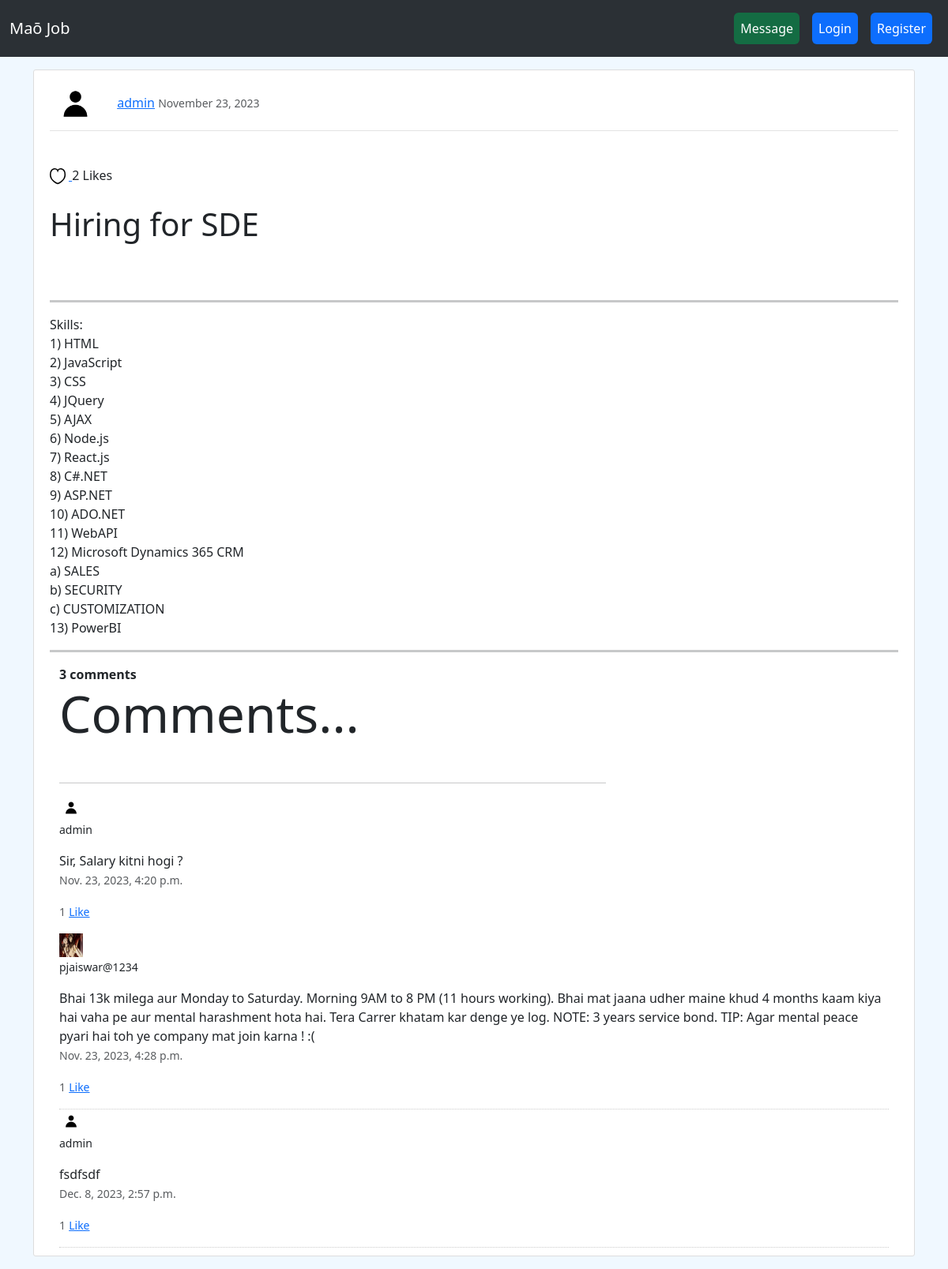
The page /2023/11/23/hiring-for-sde/3/ on the database its author committed.
### blog/models.py (models this page shows, shortened)
class Post(models.Model):
    class Status(models.TextChoices):
        DRAFT = 'DF','Draft'
        PUBLISHED = 'PB', 'Published'
    title = models.CharField( max_length=250)
    slug = models.SlugField(max_length=250,unique_for_date='publish')
    author  = models.ForeignKey(User,on_delete=models.CASCADE,related_name='blog_posts')
    body = models.TextField()
    liked_by = models.ManyToManyField(User, related_name='liked_post')
    image = models.ImageField(upload_to='blog_pics',null=True,blank=True)
    publish = models.DateTimeField(default=timezone.now)
    created = models.DateTimeField(auto_now_add=True)
    updated = models.DateTimeField(auto_now=True)
    status = models.CharField(max_length=2,choices=Status.choices,default=Status.DRAFT)
    objects = models.Manager() #the default manager
    published = PublishedManager()
    def number_of_like(self):
        return self.liked_by.count()
    class Meta:
        ordering = ['-publish']
        indexes = [
            models.Index(fields=['-publish']),
        ]

class PostComments(models.Model):
    post = models.ForeignKey(Post, related_name='comments', on_delete=models.CASCADE)
    name = models.ForeignKey(User, on_delete=models.CASCADE)
    comment_likes = models.ManyToManyField(User,related_name='comment_likes')
    comment= models.TextField(max_length=1000)
    created = models.DateTimeField(auto_now_add=True)
    active = models.BooleanField(default=True)
    def number_of_likes_comment(self):
        return self.comment_likes.count()
    class Meta:
        ordering = ['created']

### user/models.py (models this page shows, shortened)
class Profile(models.Model):
    GENDER_CHOICES = [
        ('M', 'Male'),
        ('F', 'Female'),
        ('T', 'Transgender')
    ]
    USER_TYPE = [
        ('R', 'Recruiter'),
        ('E', 'Employee')
    ]
    user = models.OneToOneField(User, on_delete=models.CASCADE)
    first_name = models.CharField(max_length=30,default="")
    last_name = models.CharField(max_length=30,default="")
    image = models.ImageField(default='profile_pics/default.jpg',upload_to='profile_pics')
    gender = models.CharField(max_length=1,choices=GENDER_CHOICES,default="Unknown")
    user_type = models.CharField(max_length=1, choices=USER_TYPE, default="Unknown")

### blog/views.py (the view)
# urls.py: path('<int:year>/<int:month>/<int:day>/<slug:slug>/<int:pk>/', views.post_details, name='post_detail'),
def post_details(request,year,month,day,slug,pk):
    post = get_object_or_404(Post,
                             status=Post.Status.PUBLISHED,
                             id = pk,
                             slug=slug,
                             publish__year=year,
                             publish__month=month,
                             publish__day=day)
    if request.method == 'POST':
        if request.user:
            comment = None
            form = CommentPostForm(data=request.POST)
            if form.is_valid():
                comment = form.save(commit=False)
                comment.post = post
                comment.name = request.user
                comment.save()
                return redirect(post.get_absolute_url())
    else:
        form = CommentPostForm()
    return render(request, 'blog/post/post_detail.html', {'post':post, 'comment_form':form})

### blog/templates/blog/post/post_detail.html (shortened to what this page needs)
{% extends "blog/base.html" %}
{% load crispy_forms_tags %}
{% block content %}
  <article class="media content-section  ">
    <div class="media-body ">
      <div class="article-metadata  ">
        <img class="rounded-circle article-img" src="{{ post.author.profile.image.url }}">
        <a class="mr-2" href="{% url 'profile' post.author %}">{{ post.author }}</a>
        <small class="text-muted">{{ post.publish|date:"F d, Y" }}</small>
      </div>
      <br>
      <div class="mt-3">
        <a href="{% url 'blog:like_post' post.id %}">
          {% if request.user in post.liked_by.all %}
            <svg class="heart-icon liked" xmlns="http://www.w3.org/2000/svg" viewBox="0 0 30 30" width="24" height="24">
              <path fill="#ff0000" d="M12 4.848c-1.736-4.848-12-4.848-12 6.545 0 10.303 12 14.607 12 14.607s12-4.303 12-14.607c0-11.394-10.264-11.394-12-6.545z"/>
            </svg>
          {% else %}
          <svg class="heart-icon" xmlns="http://www.w3.org/2000/svg" viewBox="-1 0 31 30" width="24" height="24">
            <path fill="#FFFFFF" stroke="#000000" stroke-width="2" d="M12 4.848c-1.736-4.848-12-4.848-12 6.545 0 10.303 12 14.607 12 14.607s12-4.303 12-14.607c0-11.394-10.264-11.394-12-6.545z"/>
          </svg>
          {% endif %}
        </a>
        <span id="likes-count-{{ post.id }}">{{ post.number_of_like }}</span> Likes
      </div>
      <br>
      <div class=" text-dark m-20">
        <h1>{{ post.title }}</h1>
      </div>
      <br>
      <br>
      <hr class='bold-hr'>
      <p class="article-content">{{ post.body}}</p>
    </div>
    <hr class='bold-hr'>
    <div class="container">
      <div class="row">
          <div class="col-md-8">
              <strong class="text-center">{{ post.comments.count}} comments</strong>
              <h1 class="display-3"> Comments...</h1>
              <br>
            <hr class='bold-hr>'
            {% for comment in post.comments.all %}
            <div class="comments-list">
              <div class="media">
                <a class="media-left" href="{% url 'profile' comment.name %}">
                  <img src="{{ comment.name.profile.image.url}}" width=30, height=30>
                </a>
                <div class="media-body">
                  <p><small class="media-heading user_name">{{comment.name}}</small></p>
                  {{ comment.comment}}
                  <p><small class="text-muted">{{comment.created }}</small></p>
                  <p>
                    <small class="text-muted">{{comment.number_of_likes_comment }}</small>
                    {% if request.user in comment.comment_likes.all %}
                      <small><a href="{% url 'blog:like_comment' comment.id %}">Unlike</a></small>
                    {%else%}
                      <small><a href="{% url 'blog:like_comment' comment.id %}">Like</a></small>
                    {% endif%}
                  </p>
                </div>
              </div>
            </div>
            {% endfor %}
          </div>
      </div>
    </div>
{% endblock %}

### blog/templates/blog/base.html (shortened to what this page needs)
{% load static %}
<!doctype html>
<html lang="en">
  <head>
    <link rel="stylesheet" type="text/css" href="{% static 'blog/main.css' %}" >
    <link href="https://cdn.jsdelivr.net/npm/bootstrap@5.3.0/dist/css/bootstrap.min.css" rel="stylesheet">
  </head>
  <body style="background-color:aliceblue;">
    <header class='site-header'>
      <nav class="navbar navbar-expand-lg bg-body-tertiary" data-bs-theme="dark">
        <div class="container-fluid">
          <a class="navbar-brand" href="{% url 'blog:post_list' %}">Maō Job</a>
          <div class="collapse navbar-collapse" id="navbarSupportedContent">
            <div class="navbar-nav mr-auto">
              <li class="nav-item">
                <a class="btn btn-success nav-item nav-link active m-2" aria-current="page" href="{% url 'message-list' %}">Message</a>
              </li>
                {% if user.is_authenticated %}
                <div class="dropdown ">
                  <button class="btn btn-outline-info nav-item nav-link active m-2 dropdown-toggle" type="button" id="dropdownMenu2" data-toggle="dropdown" aria-haspopup="true" aria-expanded="false">
                    Jobs
                  </button>
                  <div class="dropdown-menu" aria-labelledby="dropdownMenu2">
                    <a class="btn btn-outline-primary nav-item nav-link active m-2" aria-current="page" href="{% url 'jobs-list'  %}">View Jobs</a>
                    {% if user.profile.user_type == 'R' %}
                    <a class="btn btn-outline-primary nav-item nav-link active m-2" aria-current="page" href="{% url 'my-jobs-list' user.id %}">My Jobs</a>
                    {% endif %}
                  </div>
                </div>
                <div class="dropdown ">
                  <button class="btn btn-outline-info nav-item nav-link active m-2 me-5 dropdown-toggle" type="button" id="dropdownMenu2" data-toggle="dropdown" aria-haspopup="true" aria-expanded="false">
                    Profile
                  </button>
                  <div class="dropdown-menu" aria-labelledby="dropdownMenu2">
                    <a class="btn btn-outline-secondary  nav-item nav-link active m-1 me-2" aria-current="page" href="{% url 'profile' user %}">Profile</a>
                    <a class="btn btn-outline-danger  nav-item nav-link active m-1" aria-current="page" href="{% url 'logout'%}">Logout</a>
                  </div>
                </div>
                {% else %}
                  <a class="btn btn-outline-primary nav-item nav-link active m-2" aria-current="page" href="{% url 'login'%}">Login</a>
                  <a class="btn btn-outline-primary   nav-item nav-link active m-2" aria-current="page" href="{% url 'register'%}">Register</a>
                {% endif %}
            </div>
          </div>
        </div>
      </nav>
    </header>
    <div role = "main" class="container pt-3 mx-auto" >
      <div id="content mx-auto">
        {% block content %}
        {% endblock %}
      </div>
  </body>
</html>

### blog/static/blog/main.css (style rules this page uses)
body { background: #1f0061; color: #ffffff; margin-top: 5rem; }
h1, h2, h3, h4, h5, h6 { color: #ff4242 ; }
.site-header .navbar-nav .nav-link { color: #cbd5db; }
.site-header .navbar-nav .nav-link.active { font-weight: 300; }
.content-section { background: #ffffff; padding: 10px 20px; border: 1px solid #dddddd; border-radius: 3px; margin-bottom: 20px; }
.article-content { white-space: pre-line; }
.article-img { height: 65px; width: 65px; margin-right: 16px; }
.article-metadata { padding-bottom: 1px; margin-bottom: 4px; border-bottom: 1px solid #e3e3e3 }
.bold-hr { border: none; border-top: 3px solid; font-weight: bold; }

### blog/templates/blog/post/post_detail.html (style rules this page uses)
.article-content { font-weight:400 ; }
.comments-list .media { border-bottom: 1px dotted #ccc; }

### rows shown on the page
Post: author.profile.image (placeholder picture), author "admin", publish "November 23, 2023", number_of_like "2", title "Hiring for SDE", body "Skills: 1) HTML 2) JavaScript 3) CSS 4) JQuery 5) AJAX 6) Node.js 7) React.js 8) C#.NET 9) ASP.NET 10) ADO.NET 11) WebAPI 12) Microsoft Dynamics 365 CRM a) SALES b) SECURITY c) CUSTOMIZATION 13) PowerBI", comments.count "3"
PostComments: name.profile.image (placeholder picture), name "admin", comment "Sir, Salary kitni hogi ?", created "Nov. 23, 2023, 4:20 p.m.", number_of_likes_comment "1", shows "Like"
PostComments: name.profile.image (picture), name "pjaiswar@1234", comment "Bhai 13k milega aur Monday to Saturday. Morning 9AM to 8 PM (11 hours working). Bhai mat jaana udher maine khud 4 months kaam kiya hai vaha pe aur mental harashment hota hai. Tera Carrer khatam kar denge ye log. NOTE: 3 years service bond. TIP: Agar mental peace pyari hai toh ye company mat join karna ! :(", created "Nov. 23, 2023, 4:28 p.m.", number_of_likes_comment "1", shows "Like"
PostComments: name.profile.image (placeholder picture), name "admin", comment "fsdfsdf", created "Dec. 8, 2023, 2:57 p.m.", number_of_likes_comment "1", shows "Like"
